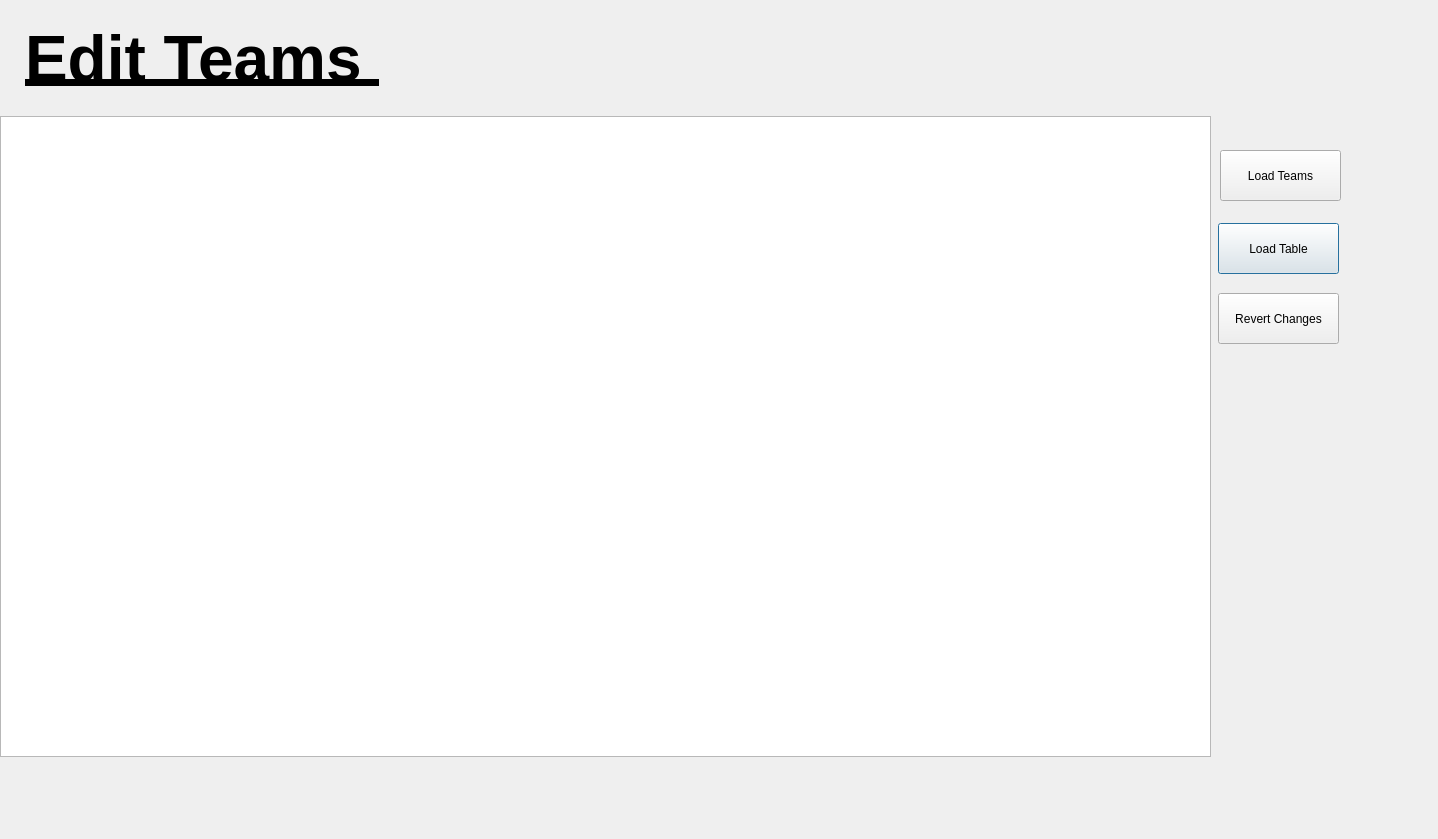
<?xml version="1.0" encoding="UTF-8"?>
<ui version="4.0">
 <class>edit_teams</class>
 <widget class="QDialog" name="edit_teams">
  <property name="geometry">
   <rect>
    <x>0</x>
    <y>0</y>
    <width>1438</width>
    <height>839</height>
   </rect>
  </property>
  <property name="windowTitle">
   <string>Dialog</string>
  </property>
  <widget class="QPushButton" name="load_table_button">
   <property name="geometry">
    <rect>
     <x>1218</x>
     <y>223</y>
     <width>121</width>
     <height>51</height>
    </rect>
   </property>
   <property name="text">
    <string>Load Table</string>
   </property>
  </widget>
  <widget class="QPushButton" name="revert_changes_button">
   <property name="geometry">
    <rect>
     <x>1218</x>
     <y>293</y>
     <width>121</width>
     <height>51</height>
    </rect>
   </property>
   <property name="text">
    <string>Revert Changes</string>
   </property>
  </widget>
  <widget class="QLabel" name="label">
   <property name="geometry">
    <rect>
     <x>25</x>
     <y>0</y>
     <width>771</width>
     <height>121</height>
    </rect>
   </property>
   <property name="text">
    <string>&lt;html&gt;&lt;head/&gt;&lt;body&gt;&lt;p&gt;&lt;span style=&quot; font-size:48pt; font-weight:600; text-decoration: underline;&quot;&gt;Edit Teams &lt;/span&gt;&lt;/p&gt;&lt;/body&gt;&lt;/html&gt;</string>
   </property>
  </widget>
  <widget class="QTableView" name="tableView">
   <property name="geometry">
    <rect>
     <x>0</x>
     <y>116</y>
     <width>1211</width>
     <height>641</height>
    </rect>
   </property>
  </widget>
  <widget class="QPushButton" name="load_teams_button">
   <property name="geometry">
    <rect>
     <x>1220</x>
     <y>150</y>
     <width>121</width>
     <height>51</height>
    </rect>
   </property>
   <property name="text">
    <string>Load Teams</string>
   </property>
  </widget>
 </widget>
 <resources/>
 <connections/>
</ui>
